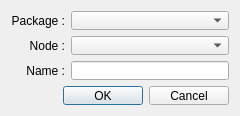
<?xml version="1.0" encoding="UTF-8"?>
<ui version="4.0">
 <class>Dialog</class>
 <widget class="QDialog" name="Dialog">
  <property name="geometry">
   <rect>
    <x>0</x>
    <y>0</y>
    <width>240</width>
    <height>116</height>
   </rect>
  </property>
  <property name="minimumSize">
   <size>
    <width>200</width>
    <height>116</height>
   </size>
  </property>
  <property name="maximumSize">
   <size>
    <width>280</width>
    <height>116</height>
   </size>
  </property>
  <property name="windowTitle">
   <string>Add node to ROS launch file</string>
  </property>
  <layout class="QGridLayout" name="gridLayout">
   <item row="3" column="0" colspan="2">
    <widget class="QDialogButtonBox" name="buttonBox">
     <property name="orientation">
      <enum>Qt::Horizontal</enum>
     </property>
     <property name="standardButtons">
      <set>QDialogButtonBox::Cancel|QDialogButtonBox::Ok</set>
     </property>
    </widget>
   </item>
   <item row="0" column="0">
    <widget class="QLabel" name="label">
     <property name="text">
      <string>Package :</string>
     </property>
     <property name="alignment">
      <set>Qt::AlignRight|Qt::AlignTrailing|Qt::AlignVCenter</set>
     </property>
    </widget>
   </item>
   <item row="1" column="0">
    <widget class="QLabel" name="label_2">
     <property name="text">
      <string>Node :</string>
     </property>
     <property name="alignment">
      <set>Qt::AlignRight|Qt::AlignTrailing|Qt::AlignVCenter</set>
     </property>
    </widget>
   </item>
   <item row="0" column="1">
    <widget class="QComboBox" name="packageComboBox">
     <property name="sizePolicy">
      <sizepolicy hsizetype="MinimumExpanding" vsizetype="Fixed">
       <horstretch>0</horstretch>
       <verstretch>0</verstretch>
      </sizepolicy>
     </property>
    </widget>
   </item>
   <item row="1" column="1">
    <widget class="QComboBox" name="nodeComboBox">
     <property name="sizePolicy">
      <sizepolicy hsizetype="MinimumExpanding" vsizetype="Fixed">
       <horstretch>0</horstretch>
       <verstretch>0</verstretch>
      </sizepolicy>
     </property>
    </widget>
   </item>
   <item row="2" column="0">
    <widget class="QLabel" name="label_3">
     <property name="text">
      <string>Name :</string>
     </property>
     <property name="alignment">
      <set>Qt::AlignRight|Qt::AlignTrailing|Qt::AlignVCenter</set>
     </property>
    </widget>
   </item>
   <item row="2" column="1">
    <widget class="QLineEdit" name="nameLineEdit"/>
   </item>
  </layout>
 </widget>
 <resources/>
 <connections>
  <connection>
   <sender>buttonBox</sender>
   <signal>accepted()</signal>
   <receiver>Dialog</receiver>
   <slot>accept()</slot>
   <hints>
    <hint type="sourcelabel">
     <x>248</x>
     <y>254</y>
    </hint>
    <hint type="destinationlabel">
     <x>157</x>
     <y>274</y>
    </hint>
   </hints>
  </connection>
  <connection>
   <sender>buttonBox</sender>
   <signal>rejected()</signal>
   <receiver>Dialog</receiver>
   <slot>reject()</slot>
   <hints>
    <hint type="sourcelabel">
     <x>316</x>
     <y>260</y>
    </hint>
    <hint type="destinationlabel">
     <x>286</x>
     <y>274</y>
    </hint>
   </hints>
  </connection>
 </connections>
</ui>
